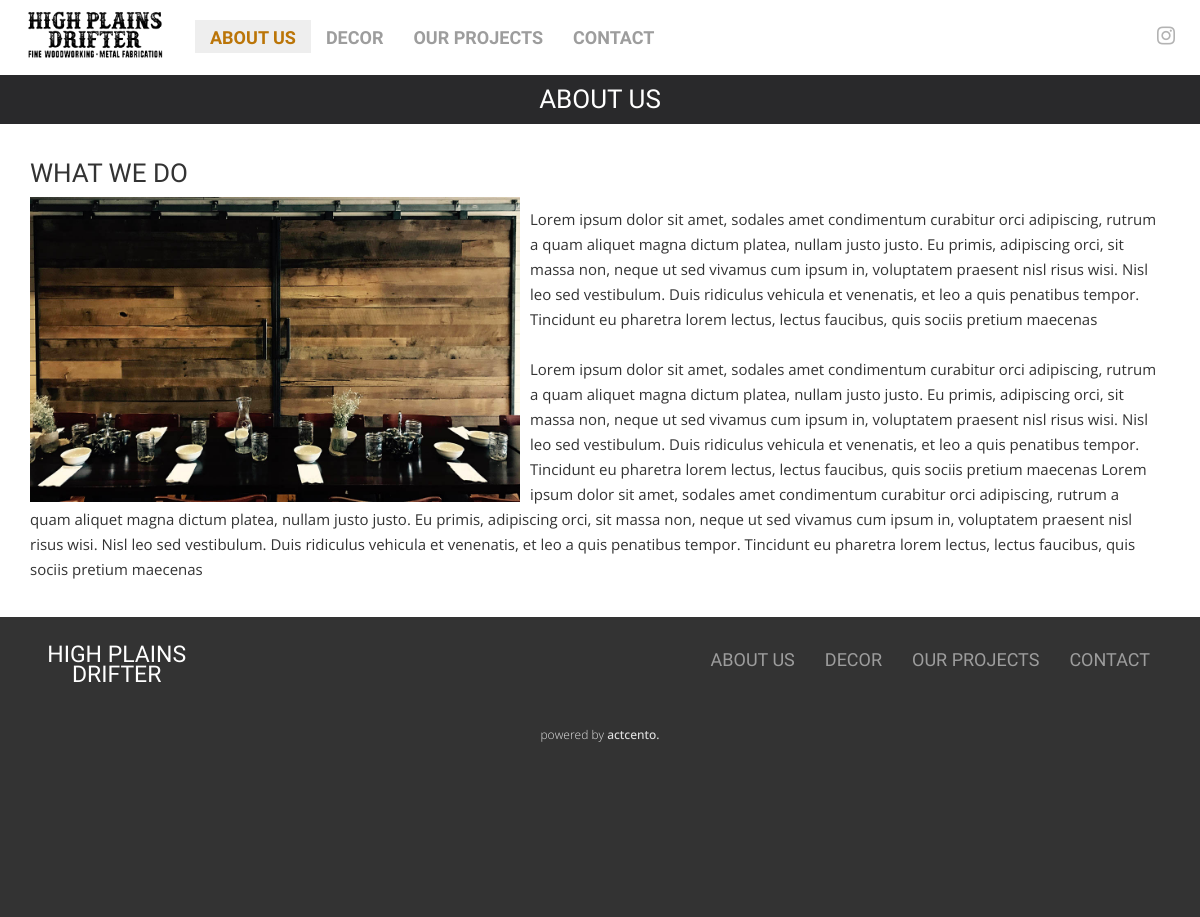
Screenshot of /aboutus/ with the database file from the repository.
### homeapp/models.py (models this page shows)
class MainNav(models.Model):
	nav_item = models.CharField(max_length=50)
	nav_position = models.IntegerField(default=1)
	class Meta:
		ordering = ["nav_position"]
	def __str__(self):
		return self.nav_item

### aboutusapp/models.py (models this page shows)
class AboutUs(models.Model):
	about_us_text = models.TextField()
	def __str__(self):
		return self.about_us_text

### aboutusapp/views.py (the view)
# urls.py: url(r'^aboutus/', aboutusviews.aboutus, name="aboutus"),
def aboutus(request):
	aboutus = AboutUs.objects.all()
	nav_items = MainNav.objects.all().order_by('nav_position')
	return render(request, 'homeapp/aboutus.html', {'aboutus': aboutus, 'template_name': 'about us', 'nav_items': nav_items})

### homeapp/templatetags/jsonify.py (called while the page is built)
@register.filter
def jsonify(list):
    return mark_safe(json.dumps(list))

### homeapp/templates/homeapp/aboutus.html (shortened to what this page needs)
{% extends 'homeapp/base.html' %}
{% load staticfiles %}
{% load jsonify %}
{% block content %}
<div class="row nopad">
	<div class="col nopad">
		<h4 class="titlebar">{{ template_name }}</h4>
	</div>
</div>
<div class="row">
	<div class="col-sm-12">
			<h3>What We Do</h3>
			<img class="about-img img-responsive pull-left" src="{{ '/static/img/hero4.jpg' }}"/>
			<p>{{aboutus.0|safe}}</p>
	</div>
</div>
{% endblock %}

### homeapp/templates/homeapp/base.html (shortened to what this page needs)
{% load staticfiles %}
{% load jsonify %}
<!doctype html>
<html>
    <head>
				<link rel="stylesheet" href="https://maxcdn.bootstrapcdn.com/bootstrap/3.3.7/css/bootstrap.min.css">
				<link rel="stylesheet" href="{% static 'css/styles.css' %}"/>
        <link rel="stylesheet" href="{% static 'fonts/css/font-awesome.min.css' %}">
    </head>
  <body>
     {% if template_name == 'home' %}
     <style>
@media (min-width: 320px) and (max-width: 875px){
    ul.social-nav{
      display:none;
    }
  }
@media (min-width: 768px) and (max-width: 875px){
    .hero-nav ul {
    display: none;
    }
    .navbar-toggle{
      display:block;
    }
  }
@media (max-width: 875px) {
  .navbar-header {
      float: none;
  }
  .navbar-left,.navbar-right {
      float: none !important;
  }
  .navbar-collapse {
  }
  .navbar-fixed-top {
      top: 0;
      border-width: 0 0 1px;
  }
  .navbar-collapse.collapse {
      display: none!important;
  }
  .navbar-nav {
      float: none!important;
      margin-top: 7.5px;
  }
  .navbar-nav>li {
  }
  .navbar-nav>li>a {
      padding-top: 10px;
      padding-bottom: 10px;
  }
  .collapse.in{
      display:block !important;
  }
}
     </style>
    <nav class="navbar navbar-inverse navbar-fixed-top home-nav">
      <div class="container-fluid">
        <div class="navbar-header">
          <button type="button" class="navbar-toggle collapsed" data-toggle="collapse" data-target="#navbar" aria-expanded="false" aria-controls="navbar">
            <span class="sr-only">Toggle navigation</span>
            <span class="icon-bar"></span>
            <span class="icon-bar"></span>
            <span class="icon-bar"></span>
          </button>
          <img class="hpd-logo-nav" src="{% static '/img/hp-logo-wt.png' %}"  onclick="scrollUp()"/>
        </div>
       <div id="navbar" class="collapse navbar-collapse">
       	<ul class="switch-nav nav navbar-nav">
       	  {% for nav in nav_items %}
         {% if nav|cut:" " == "aboutus" or nav|cut:" " == "contact"  %}
          <li data-nav='{{nav|cut:" "}}' class="nav-scroll-to"><a href='javascript:void(0)'>{{nav}}</a></li>
          {% else %}
          <li data-nav="{{nav}}"><a href='/{{nav|cut:" "}}'>{{nav}}</a></li>
          {% endif %}
       	  {% endfor %}
      	</ul>
        <ul class="social-nav">
          <li><a href="https://www.instagram.com/highplainsdrifter615/"><i class="fa fa-instagram fa-2x" aria-hidden="true"></i></a></li>
        </ul>
      </div>
      </div>
    </nav>
    <script type="text/javascript">
      $('.navbar-toggle').on('click', function(){
        $('.switch-nav > li > a').toggleClass('active-in')
        $('.social-nav').hide();
      });
    </script>
    {% else %}
    <nav class="navbar navbar-fixed-top internal-nav invert-color">
      <div class="container-fluid">
        <div class="navbar-header">
          <img class="hpd-logo-nav" src="{% static '/img/hp-logo-blk.png' %}" onclick="window.location = '/'"/>
        </div>
      <div id="navbar" class="collapse navbar-collapse">
        <ul class="switch-nav nav navbar-nav internal-nav">
          {% for nav in nav_items %}
          <li data-nav="{{nav}}"><a href='/{{nav|cut:" "}}'>{{nav}}</a></li>
          {% endfor %}
        </ul>
        <ul class="social-nav">
          <li><a href="https://www.instagram.com/highplainsdrifter615/"><i class="fa fa-instagram fa-2x" aria-hidden="true"></i></a></li>
        </ul>
      </div>
      </div>
    </nav>
    {% endif %}
    <div class="container-fluid">
      {% block content %}
      {% endblock %}
    </div>
   {% if template_name == 'home' %}
    <footer>
     <div class="row">
       <div class="col-sm-2">
         <span class="footer-company">HIGH PLAINS </br>DRIFTER</span>
       </div>
       <div class="col-sm-10">
        <ul class="footer-nav nav navbar-nav internal-nav">
          {% for nav in nav_items %}
          {% if nav|cut:" " == "aboutus" or nav|cut:" " == "contact"  %}
          <li data-nav='{{nav|cut:" "}}' class="nav-scroll-to"><a href='javascript:void(0)'>{{nav}}</a></li>
          {% else %}
          <li data-nav="{{nav}}"><a href='/{{nav|cut:" "}}'>{{nav}}</a></li>
          {% endif %}
          {% endfor %}
        </ul>
       </div>
       <div class="col-sm-12">
         <h5>Powered by <span>Actcento.</span></h5>
       </div>
      </div>
    </footer>
    <script type="text/javascript">
  $('.nav-scroll-to').on('click', function(){
    $('.navbar-collapse').collapse('hide');
    var divid = $(this).attr('data-nav')
    $('.active-nav').removeClass('active-nav');
    $('.switch-nav li[data-nav="' + divid +  '"]').addClass('active-nav');
    //$(this).children('a').attr('style', 'color: #9d9d9d;')
    $("html, body").animate({ scrollTop: $('#' + divid).offset().top - 60 }, 400);
  })
    </script>
    {% else %}
    <footer>
     <div class="row">
       <div class="col-sm-2">
         <span class="footer-company">HIGH PLAINS </br>DRIFTER</span>
       </div>
       <div class="col-sm-10">
        <ul class="footer-nav nav navbar-nav internal-nav">
          {% for nav in nav_items %}
          <li data-nav="{{nav}}"><a href="/{{nav|cut:" "}}">{{nav}}</a></li>
          {% endfor %}
        </ul>
       </div>
       <div class="col-sm-12">
         <h5>Powered by <span>Actcento.</span></h5>
       </div>
      </div>
    </footer>
    {% endif %}
  </body>
</html>

### homeapp/static/css/styles.css (style rules this page uses)
html, body { font-family: 'Open Sans', sans-serif; }
.container-fluid { overflow:hidden; }
h1, h2, h2, h3, h4, button, .projectstitle, .navbar-nav>li>a, .footer-company, .bucket-span { font-family: 'Lalezar', cursive; }
h3 { text-transform: uppercase; font-size:26px; }
h4, .projectstitle { text-align: center; padding:10px; font-size: 26px; }
h5 { font-size: 12px; text-align: center; font-weight: 300; color: #e2e2e2; margin-top: 40px; text-transform: lowercase; }
h5 span { font-weight: 500; }
.titlebar { background: #29292B; color: #fff; margin-top: 75px; margin-bottom: 0; text-transform: uppercase; }
p { font-size: 15px; padding: 10px 10px 10px 0; line-height: 25px; }
.hero-nav li a, .footer-nav li a { padding: 0 15px; color: #fff; }
.nopad { padding: 0 !important; }
.row { padding:15px; }
.switch-nav { opacity:0; margin: 20px; font-weight: 700; pointer-events: none; }
.opacityon { opacity: 1; pointer-events: initial; }
.invert-color { background: rgba(255,255,255, .95) }
.navbar-nav { text-transform: uppercase; }
.navbar-nav li a { -webkit-transition: all 350ms ease; -moz-transition: all 350ms ease; -ms-transition: all 350ms ease; -o-transition: all 350ms ease; transition: all 350ms ease; }
.navbar-nav>li>a { padding-top: 8px; padding-bottom: 5px; font-size: 18px; }
.active-nav { text-decoration: none; background-color: #eee; }
.active-nav a { color: #bb7508 !important; }
.navbar { -webkit-transition: all 350ms ease; -moz-transition: all 350ms ease; -ms-transition: all 350ms ease; -o-transition: all 350ms ease; transition: all 350ms ease; }
.about-img { max-width: 500px; width: 100%; padding: 0 10px 0 0; }
.internal-nav { opacity: 1; pointer-events: initial; }
@media (min-width: 320px) { .hpd-logo-nav { width: 160px; margin-top: 4px; } }
@media (min-width: 768px) { .hpd-logo-nav { margin-top: 8px; } }
footer { background: #333; min-height:300px; width:100%; color: #fff; padding:10px 20px; }
.footer-nav { float:right; }
.footer-nav li { font-size:11px; }
.footer-company { display: block; margin: 3px; font-size: 23px; text-align: center; line-height: 20px; }
ul.social-nav { position: absolute; right: 15px; top: 15px; color: #b3b3b3; }
ul.social-nav li { list-style: none; float: left; padding: 10px; }
ul.social-nav li a { color: #b3b3b3; }
.fa-2x { font-size: 1.5em !important; }

### homeapp/templates/homeapp/base.html (style rules this page uses)
.navbar-nav>li>a { color: #9d9d9d; }

### rows the page displays
MainNav: nav_item "ABOUT US"
MainNav: nav_item "DECOR"
MainNav: nav_item "OUR PROJECTS"
MainNav: nav_item "CONTACT"
AboutUs: about_us_text "Lorem ipsum dolor sit amet, sodales amet condimentum curabitur orci adipiscing, rutrum a quam aliquet magna dictum platea, nullam justo justo. Eu primis, adipiscing orci, sit massa non, neque ut sed vivamus cum ipsum in, voluptatem praesent nisl risus wisi. Nisl leo sed vestibulum. Duis ridiculus vehicula et venenatis, et leo a quis penatibus tempor. Tincidunt eu pharetra lorem lectus, lectus faucibus, quis sociis pretium maecenas Lorem ipsum dolor sit amet, sodales amet condimentum curabitur orci adipiscing, rutrum a quam aliquet magna dictum platea, nullam justo justo. Eu primis, adipiscing orci, sit massa non, neque ut sed vivamus cum ipsum in, voluptatem praesent nisl risus wisi. Nisl…"
